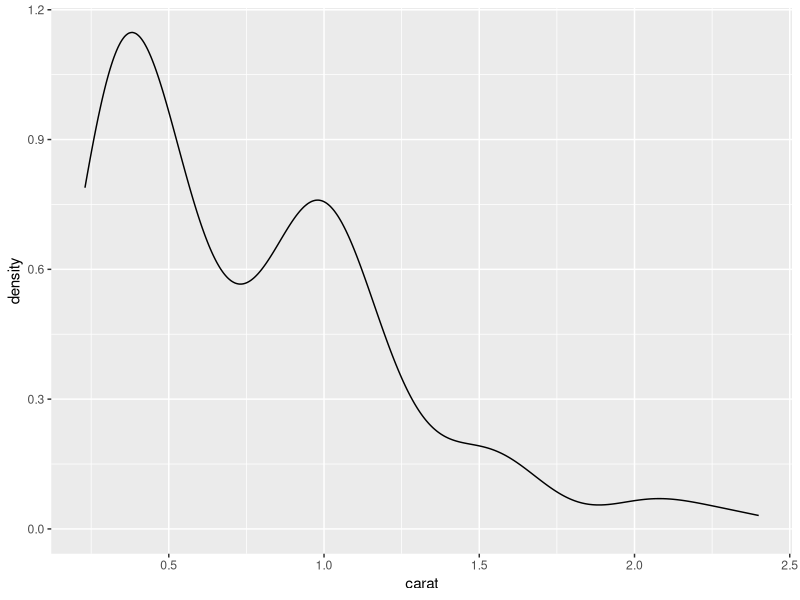

Write R code to recreate this figure.
#!/usr/bin/env Rscript
# this script does what?
library(ggplot2)
library(Cairo)

diam <- diamonds
# dim is 53940    10
sa <- sample(1:nrow(diam), 200)

# Cairo image template
CairoPNG("diam.png", 800, 800)
ggp <- ggplot(diam[sa,], aes(carat)) +
     geom_density()
show(ggp)
dev.off()
